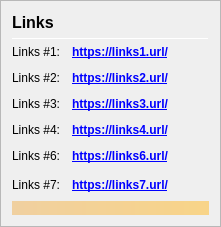
                <widget class="QFrame" name="frame_Links">
                 <property name="frameShape">
                  <enum>QFrame::StyledPanel</enum>
                 </property>
                 <property name="frameShadow">
                  <enum>QFrame::Raised</enum>
                 </property>
                 <layout class="QVBoxLayout" name="verticalLayout_Links">
                  <item>
                   <layout class="QHBoxLayout" name="horizontalLayout_Links_1" stretch="0,0">
                    <item>
                     <widget class="QLabel" name="label_Links_title">
                      <property name="minimumSize">
                       <size>
                        <width>0</width>
                        <height>20</height>
                       </size>
                      </property>
                      <property name="font">
                       <font>
                        <pointsize>12</pointsize>
                        <weight>75</weight>
                        <bold>true</bold>
                       </font>
                      </property>
                      <property name="text">
                       <string>Links</string>
                      </property>
                     </widget>
                    </item>
                    <item>
                     <spacer name="horizontalSpacer_Links_1">
                      <property name="orientation">
                       <enum>Qt::Horizontal</enum>
                      </property>
                      <property name="sizeHint" stdset="0">
                       <size>
                        <width>40</width>
                        <height>20</height>
                       </size>
                      </property>
                     </spacer>
                    </item>
                   </layout>
                  </item>
                  <item>
                   <widget class="Line" name="line_Links">
                    <property name="minimumSize">
                     <size>
                      <width>0</width>
                      <height>1</height>
                     </size>
                    </property>
                    <property name="maximumSize">
                     <size>
                      <width>16777215</width>
                      <height>1</height>
                     </size>
                    </property>
                    <property name="orientation">
                     <enum>Qt::Horizontal</enum>
                    </property>
                   </widget>
                  </item>
                  <item>
                   <layout class="QGridLayout" name="gridLayout_Links">
                    <property name="spacing">
                     <number>12</number>
                    </property>
                    <item row="1" column="0">
                     <widget class="QLabel" name="labelLinks1">
                      <property name="text">
                       <string>Links #1:</string>
                      </property>
                     </widget>
                    </item>
                    <item row="1" column="1">
                     <widget class="QLabel" name="labelLinksUrl1">
                      <property name="font">
                       <font>
                        <weight>75</weight>
                        <bold>true</bold>
                       </font>
                      </property>
                      <property name="text">
                       <string notr="true">&lt;a href=&quot;https://links1.url/&quot;&gt;https://links1.url/&lt;/a&gt;</string>
                      </property>
                      <property name="textFormat">
                       <enum>Qt::RichText</enum>
                      </property>
                      <property name="alignment">
                       <set>Qt::AlignLeading|Qt::AlignLeft|Qt::AlignVCenter</set>
                      </property>
                      <property name="openExternalLinks">
                       <bool>true</bool>
                      </property>
                     </widget>
                    </item>
                    <item row="2" column="0">
                     <widget class="QLabel" name="labelLinks2">
                      <property name="text">
                       <string>Links #2:</string>
                      </property>
                     </widget>
                    </item>
                    <item row="2" column="1">
                     <widget class="QLabel" name="labelLinksUrl2">
                      <property name="font">
                       <font>
                        <weight>75</weight>
                        <bold>true</bold>
                       </font>
                      </property>
                      <property name="text">
                       <string notr="true">&lt;a href=&quot;https://links2.url/&quot;&gt;https://links2.url/&lt;/a&gt;</string>
                      </property>
                      <property name="alignment">
                       <set>Qt::AlignLeading|Qt::AlignLeft|Qt::AlignVCenter</set>
                      </property>
                      <property name="openExternalLinks">
                       <bool>true</bool>
                      </property>
                     </widget>
                    </item>
                    <item row="3" column="0">
                     <widget class="QLabel" name="labelLinks3">
                      <property name="text">
                       <string>Links #3:</string>
                      </property>
                     </widget>
                    </item>
                    <item row="3" column="1">
                     <widget class="QLabel" name="labelLinksUrl3">
                      <property name="font">
                       <font>
                        <weight>75</weight>
                        <bold>true</bold>
                       </font>
                      </property>
                      <property name="text">
                       <string notr="true">&lt;a href=&quot;https://links3.url/&quot;&gt;https://links3.url/&lt;/a&gt;</string>
                      </property>
                      <property name="alignment">
                       <set>Qt::AlignLeading|Qt::AlignLeft|Qt::AlignVCenter</set>
                      </property>
                      <property name="openExternalLinks">
                       <bool>true</bool>
                      </property>
                     </widget>
                    </item>
                    <item row="4" column="0">
                     <widget class="QLabel" name="labelLinks4">
                      <property name="text">
                       <string>Links #4:</string>
                      </property>
                     </widget>
                    </item>
                    <item row="4" column="1">
                     <widget class="QLabel" name="labelLinksUrl4">
                      <property name="font">
                       <font>
                        <weight>75</weight>
                        <bold>true</bold>
                       </font>
                      </property>
                      <property name="text">
                       <string notr="true">&lt;a href=&quot;https://links4.url/&quot;&gt;https://links4.url/&lt;/a&gt;</string>
                      </property>
                      <property name="alignment">
                       <set>Qt::AlignLeading|Qt::AlignLeft|Qt::AlignVCenter</set>
                      </property>
                      <property name="openExternalLinks">
                       <bool>true</bool>
                      </property>
                     </widget>
                    </item>
                    <item row="6" column="0">
                     <widget class="QLabel" name="labelLinks6">
                      <property name="text">
                       <string>Links #6:</string>
                      </property>
                     </widget>
                    </item>
                    <item row="6" column="1">
                     <widget class="QLabel" name="labelLinksUrl6">
                      <property name="font">
                       <font>
                        <weight>75</weight>
                        <bold>true</bold>
                       </font>
                      </property>
                      <property name="text">
                       <string notr="true">&lt;a href=&quot;https://links6.url/&quot;&gt;https://links6.url/&lt;/a&gt;</string>
                      </property>
                      <property name="alignment">
                       <set>Qt::AlignLeading|Qt::AlignLeft|Qt::AlignVCenter</set>
                      </property>
                      <property name="openExternalLinks">
                       <bool>true</bool>
                      </property>
                     </widget>
                    </item>
                    <item row="7" column="0">
                     <widget class="QLabel" name="labelLinks7">
                      <property name="text">
                       <string>Links #7:</string>
                      </property>
                     </widget>
                    </item>
                    <item row="7" column="1">
                     <widget class="QLabel" name="labelLinksUrl7">
                      <property name="font">
                       <font>
                        <weight>75</weight>
                        <bold>true</bold>
                       </font>
                      </property>
                      <property name="text">
                       <string notr="true">&lt;a href=&quot;https://links7.url/&quot;&gt;https://links7.url/&lt;/a&gt;</string>
                      </property>
                      <property name="alignment">
                       <set>Qt::AlignLeading|Qt::AlignLeft|Qt::AlignVCenter</set>
                      </property>
                      <property name="openExternalLinks">
                       <bool>true</bool>
                      </property>
                     </widget>
                    </item>
                    <item row="7" column="2">
                     <spacer name="horizontalSpacer_Links_2">
                      <property name="orientation">
                       <enum>Qt::Horizontal</enum>
                      </property>
                      <property name="sizeHint" stdset="0">
                       <size>
                        <width>40</width>
                        <height>20</height>
                       </size>
                      </property>
                     </spacer>
                    </item>
                   </layout>
                  </item>
                  <item>
                   <widget class="QLabel" name="labelAlerts">
                    <property name="maximumSize">
                     <size>
                      <width>16777215</width>
                      <height>16777215</height>
                     </size>
                    </property>
                    <property name="styleSheet">
                     <string notr="true">background-color: qlineargradient(x1: 0, y1: 0, x2: 1, y2: 0, stop:0 #F0D0A0, stop:1 #F8D488); color:#000000;</string>
                    </property>
                    <property name="text">
                     <string/>
                    </property>
                    <property name="wordWrap">
                     <bool>true</bool>
                    </property>
                    <property name="margin">
                     <number>3</number>
                    </property>
                   </widget>
                  </item>
                 </layout>
                </widget>
